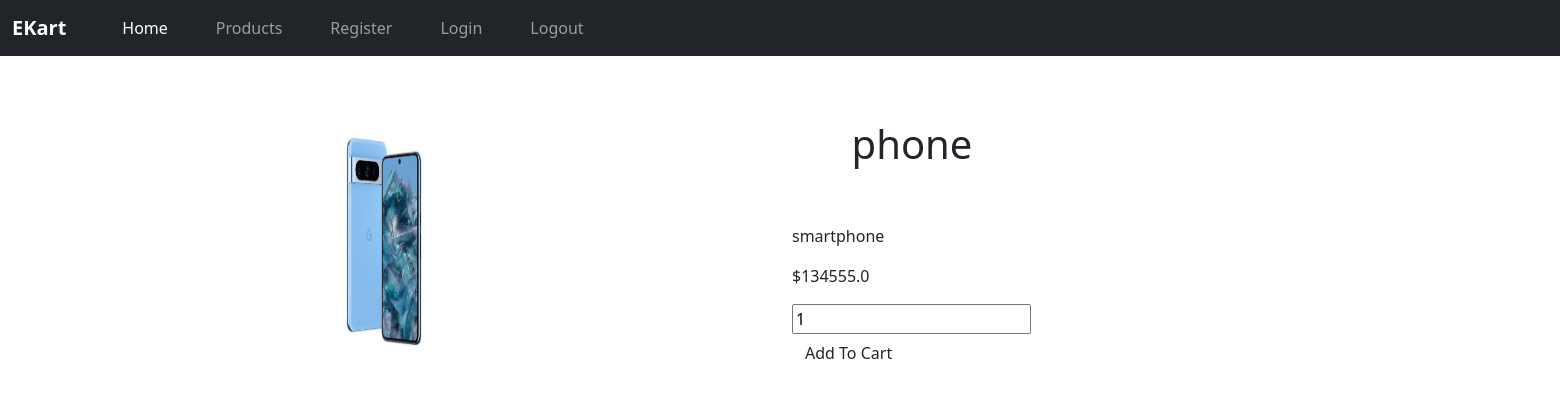
/product/5, run on the app's committed database.
### products/models.py (models this page shows, shortened)
class Products(models.Model):
    LIVE = 1
    DELETE = 0
    DELETE_CHOICES = ((LIVE, 'Live'), (DELETE, 'Delete'))
    title = models.CharField(max_length=200)
    price = models.FloatField()
    description = models.TextField()
    image = models.ImageField(upload_to='media/')
    priority = models.IntegerField(default=0)
    delete_status = models.IntegerField(choices=DELETE_CHOICES, default='LIVE')
    created_at = models.DateTimeField(auto_now_add=True)
    updated_at = models.DateTimeField(auto_now=True)

### products/views.py (the view)
# urls.py: path('product/<pk>',views.product_detail,name='detail_product'),
def product_detail(request, pk):
    products = Products.objects.get(pk=pk)
    return render(request, 'detail_product.html', {'products': products})

### templates/detail_product.html (shortened to what this page needs)
{% extends 'base.html' %}
{% load static %}
{% block content %}
<div class="row">
    <div class="mx-auto">
    </div>
    <div class="container">
        <br>
        <br>
        <div class="row">
            <div class="col-12 col-lg-6 text-center">
                <div style="min-width:18rem;">
                    <img src="{{products.image.url}}" style="width:250px;height:240px;" >
                </div>
            </div>
            <div class="col-12 col-lg-2">
                <h1 class="text-center">{{products.title}}</h1>
                 <br>
                <br>
                <p>{{products.description}}</p>
                <p>${{products.price}}</p>
                <form method="post" action="{% url 'add_to_cart' %}" enctype="multipart/form-data" >
                <input type="number" name="quantity" value="1">
                <button type="submit" class="btn">Add To Cart</button>
                </form>
            </div>
        </div>
    </div>
</div>
{% endblock %}

### data on the page
Products: image (picture), title "phone", description "smartphone", price "134555.0"
